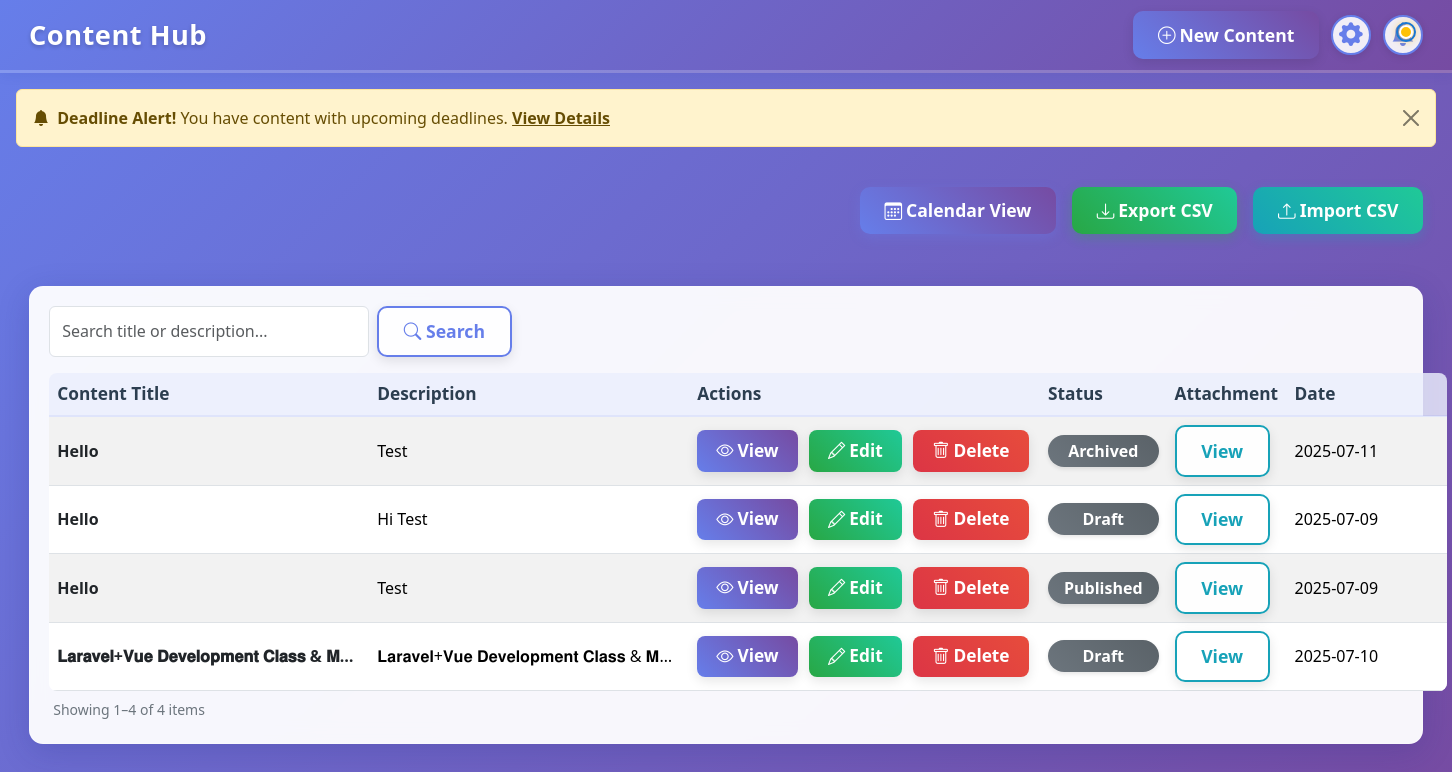
/, run on an earlier commit of the app's database.
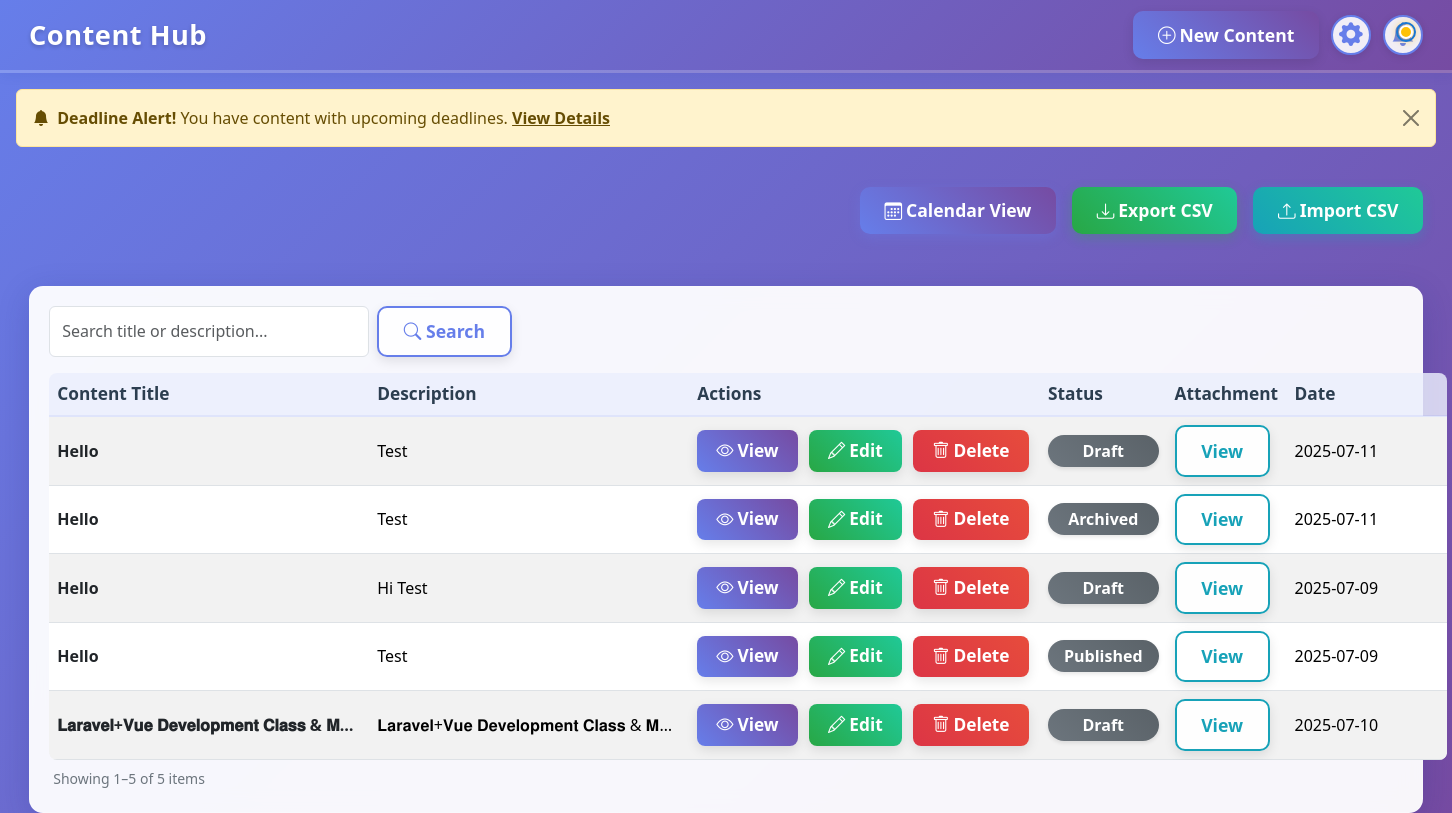
And on a later commit of the database.
### tables this page shows
CREATE TABLE Content (
    content_id INTEGER PRIMARY KEY AUTOINCREMENT,
    title TEXT NOT NULL,
    description TEXT,
    status_id INTEGER,
    deadline TEXT,
    created_at TEXT DEFAULT CURRENT_TIMESTAMP,
    updated_at TEXT DEFAULT CURRENT_TIMESTAMP, attachment TEXT,
    FOREIGN KEY (status_id) REFERENCES Status(status_id)
);

CREATE TABLE Status (
    status_id INTEGER PRIMARY KEY AUTOINCREMENT,
    status_name TEXT NOT NULL
);

### index.php (the view, shortened to what this page needs)
<?php
$dbFile = 'database.db';
try {
    $pdo = new PDO('sqlite:' . $dbFile);
    $pdo->setAttribute(PDO::ATTR_ERRMODE, PDO::ERRMODE_EXCEPTION);
} catch (Exception $e) {
    die('Database connection failed: ' . htmlspecialchars($e->getMessage()));
}
$stmt = $pdo->query('SELECT c.content_id, c.title, c.description, s.status_name, c.deadline, c.attachment, c.created_at, c.updated_at FROM Content c JOIN Status s ON c.status_id = s.status_id ORDER BY c.created_at DESC');
$contents = $stmt->fetchAll(PDO::FETCH_ASSOC);
$settingsFile = 'settings.json';
$notification_days = 1;
if (file_exists($settingsFile)) {
    $data = json_decode(file_get_contents($settingsFile), true);
    if (isset($data['notification_days'])) {
        $notification_days = (int)$data['notification_days'];
    }
}
$today = new DateTime();
$notify_contents = [];
foreach ($contents as $row) {
    if (!empty($row['deadline']) && strtolower($row['status_name']) !== 'published') {
        $deadline = DateTime::createFromFormat('Y-m-d', $row['deadline']);
        if ($deadline) {
            $diff = (int)$today->diff($deadline)->format('%r%a');
            if ($diff >= 0 && $diff <= $notification_days) {
                $notify_contents[] = $row;
            }
        }
    }
}
$search = trim($_GET['search'] ?? '');
$page = max(1, (int)($_GET['page'] ?? 1));
$perPage = 5;
$filtered = $contents;
$total = count($filtered);
$filtered = array_slice(array_values($filtered), ($page-1)*$perPage, $perPage);
$from = $total ? ($page-1)*$perPage+1 : 0;
$to = min($from+$perPage-1, $total);
?>
<!DOCTYPE html>
<html lang="en">
  <head>
    <link href="https://cdn.jsdelivr.net/npm/bootstrap@5.3.3/dist/css/bootstrap.min.css" rel="stylesheet">
    <link rel="stylesheet" href="https://cdn.jsdelivr.net/npm/bootstrap-icons@1.11.3/font/bootstrap-icons.min.css">
  </head>
  <body>
  <div class="app-header">
    <div class="app-header-left">
        <span class="app-title">Content Hub</span>
      </div>
      <div class="header-action d-flex align-items-center gap-2">
        <a class="btn btn-primary d-inline-flex align-items-center" href="new.php">
          <i class="bi bi-plus-circle me-1"></i> New Content
        </a>
        <a href="settings.php" class="btn btn-outline-primary p-2 rounded-circle d-flex align-items-center justify-content-center ms-1 header-icon-btn" title="Settings">
          <i class="bi bi-gear-fill" style="font-size:1.35em;"></i>
        </a>
        <button id="notiBtn" class="btn btn-outline-primary p-2 rounded-circle d-flex align-items-center justify-content-center ms-1 position-relative header-icon-btn" title="Notifications" type="button" data-bs-toggle="modal" data-bs-target="#notiModal">
          <span id="notiDot" class="pulse-dot" style="display:none;"></span>
        </button>
      </div>
    </div>
  <?php if (count($notify_contents) > 0): ?>
    <div id="deadlineAlert" class="alert alert-warning alert-dismissible fade show mt-3 mx-3" role="alert" style="z-index:1051; position:relative;">
      <strong><i class="bi bi-bell-fill me-1"></i> Deadline Alert!</strong>
      You have content with upcoming deadlines.
      <button type="button" class="btn-close" data-bs-dismiss="alert" aria-label="Close"></button>
      <a href="#" class="alert-link" data-bs-toggle="modal" data-bs-target="#notiModal">View Details</a>
    </div>
  <?php endif; ?>
  <div class="main-content">
    <div class="d-flex justify-content-end mb-3 gap-3">
      <a href="calendar.php" class="btn btn-outline-primary" style="background: linear-gradient(45deg, #667eea, #764ba2); color: white; border: none; box-shadow: 0 4px 12px rgba(102, 126, 234, 0.3); transition: all 0.3s ease;">
        <i class="bi bi-calendar3 me-1"></i>Calendar View
      </a>
      <a href="export.php" class="btn btn-outline-success" style="background: linear-gradient(45deg, #28a745, #20c997); color: white; border: none; box-shadow: 0 4px 12px rgba(40, 167, 69, 0.3); transition: all 0.3s ease;">
        <i class="bi bi-download me-1"></i>Export CSV
      </a>
      <a href="import.php" class="btn btn-outline-secondary" style="background: linear-gradient(45deg, #17a2b8, #20c997); color: white; border: none; box-shadow: 0 4px 12px rgba(23, 162, 184, 0.3); transition: all 0.3s ease;">
        <i class="bi bi-upload me-1"></i>Import CSV
      </a>
    </div>
    <div class="table-area">
      <form class="mb-3 d-flex gap-2" method="get" action="">
        <input type="text" class="form-control" name="search" placeholder="Search title or description..." value="<?= htmlspecialchars($search) ?>" style="max-width:320px;">
        <button class="btn btn-outline-primary" type="submit"><i class="bi bi-search"></i> Search</button>
      </form>
      <table class="table table-striped table-hover align-middle mb-0">
                <thead class="table-light">
                  <tr>
            <th scope="col" style="min-width: 200px; max-width: 320px;">Content Title</th>
            <th scope="col" style="min-width: 200px; max-width: 320px;">Description</th>
            <th scope="col" style="min-width: 180px;">Actions</th>
                    <th scope="col" style="min-width: 120px;">Status</th>
                    <th scope="col" style="min-width: 120px;">Attachment</th>
                    <th scope="col" style="min-width: 160px;">Date</th>
                  </tr>
                </thead>
                <tbody>
          <?php if (count($filtered) === 0): ?>
                  <tr><td colspan="6" class="text-center text-secondary">No content found.</td></tr>
                <?php else: ?>
            <?php foreach ($filtered as $row): ?>
            <tr>
              <td class="fw-semibold text-dark text-truncate" style="max-width: 320px;">
                <span title="<?= htmlspecialchars($row['title']) ?>">
                  <?= htmlspecialchars($row['title']) ?>
                </span>
              </td>
              <td class="text-truncate" style="max-width: 320px;">
                <span title="<?= htmlspecialchars($row['description']) ?>">
                  <?php
                    $desc = htmlspecialchars($row['description']);
                    if (mb_strlen($desc) > 60) {
                        echo mb_substr($desc, 0, 60) . '... ';
                    } else {
                        echo $desc;
                    }
                  ?>
                </span>
              </td>
              <td>
                <div class="action-btns d-flex flex-wrap flex-md-nowrap gap-2 justify-content-md-end align-items-center">
                  <button type="button" class="btn btn-view d-inline-flex align-items-center" data-bs-toggle="modal" data-bs-target="#viewDetailModal"
                    data-title="<?= htmlspecialchars($row['title']) ?>"
                    data-description="<?= htmlspecialchars($row['description']) ?>"
                    data-status="<?= htmlspecialchars($row['status_name']) ?>"
                    data-deadline="<?= htmlspecialchars($row['deadline']) ?>"
                    data-created="<?= htmlspecialchars($row['created_at']) ?>"
                    data-updated="<?= htmlspecialchars($row['updated_at']) ?>"
                    data-attachment="<?= htmlspecialchars($row['attachment']) ?>">
                    <i class="bi bi-eye me-1"></i>View
                  </button>
                  <a href="edit.php?id=<?= $row['content_id'] ?>" class="btn btn-edit d-inline-flex align-items-center">
                    <i class="bi bi-pencil me-1"></i>Edit
                  </a>
                  <a href="delete.php?id=<?= $row['content_id'] ?>"
   class="btn btn-delete d-inline-flex align-items-center delete-btn"
   data-delete-url="delete.php?id=<?= $row['content_id'] ?>">
   <i class="bi bi-trash me-1"></i>Delete
</a>
                      </div>
                    </td>
                    <td>
                <span class="badge badge-status w-100">
                  <?= htmlspecialchars($row['status_name']) ?>
                </span>
                    </td>
                    <td>
                    <?php if (!empty($row['attachment'])): ?>
                      <a href="uploads/<?= htmlspecialchars($row['attachment']) ?>" target="_blank" class="btn btn-outline-info btn-sm">View</a>
                    <?php else: ?>
                      <span class="text-secondary">-</span>
                    <?php endif; ?>
                  </td>
                    <td><?= htmlspecialchars($row['deadline']) ?></td>
                  </tr>
                  <?php endforeach; ?>
                <?php endif; ?>
                </tbody>
              </table>
      <div class="d-flex justify-content-between align-items-center mt-2 mb-1 px-1 small text-secondary">
        <span>Showing <?= $from ?>–<?= $to ?> of <?= $total ?> items</span>
      </div>
            </div>
          </div>
  </body>
</html>

### index.php (style rules this page uses)
body { font-family: 'Segoe UI', 'Inter', 'Noto Sans', Arial, sans-serif; background: linear-gradient(135deg, #667eea 0%, #764ba2 100%); min-height: 100vh; margin: 0; padding: 0; }
.app-header { width: 100vw; background: linear-gradient(135deg, #667eea 0%, #764ba2 100%); box-shadow: 0 2px 12px 0 rgba(31,38,135,0.08); padding: 0.7rem 0 0.7rem 0; margin-bottom: 0; display: flex; align-items: center; justify-content: space-between; border-bottom: 3px solid rgba(255,255,255,0.2); z-index: 10; position: sticky; top: 0; }
.app-header-left { display: flex; align-items: center; gap: 1.1rem; margin-left: 2vw; }
.app-header .app-title { font-size: 1.7rem; font-weight: 800; color: #fff; letter-spacing: 0.5px; text-shadow: 0 2px 4px rgba(0,0,0,0.2); }
.app-header .header-action { margin-right: 2vw; }
.btn { border-radius: 10px; font-weight: 700; font-size: 1.1em; padding: 0.6em 1.4em; box-shadow: 0 4px 12px 0 rgba(0,0,0,0.1); transition: all 0.3s ease; }
.btn-primary { background: linear-gradient(45deg, #667eea, #764ba2); border: none; color: #fff; }
.btn-outline-primary { color: #667eea; border: 2px solid #667eea; background: rgba(255, 255, 255, 0.9); }
.btn-outline-info { color: #17a2b8; border: 2px solid #17a2b8; background: rgba(255, 255, 255, 0.9); }
.main-content { max-width: 100%; margin: 2.5rem auto 0 auto; padding: 0 2vw; display: flex; flex-direction: column; gap: 2.2rem; }
.table-area { background: rgba(255, 255, 255, 0.95); backdrop-filter: blur(10px); border-radius: 12px; box-shadow: 0 8px 32px 0 rgba(31,38,135,0.2); border: 1px solid rgba(255, 255, 255, 0.2); padding: 0.5rem 1.2rem 1.2rem 1.2rem; }
.table thead th { font-size: 1.08rem; font-weight: 700; background: rgba(102, 126, 234, 0.1); color: #2c3e50; border-bottom: 2px solid rgba(102, 126, 234, 0.2); }
.table { border-radius: 8px; overflow: hidden; background: rgba(255, 255, 255, 0.8); margin-bottom: 0; }
.table-striped > tbody > tr:nth-of-type(odd) { background-color: rgba(102, 126, 234, 0.05); }
.badge-status { font-size: 1em; padding: 0.5em 1em; border-radius: 1em; background: linear-gradient(45deg, #6c757d, #5a6268); color: #fff; font-weight: 600; box-shadow: 0 2px 4px rgba(0,0,0,0.1); }
.action-btns .btn { font-size: 1.08em; padding: 0.45em 1.1em; border-radius: 8px; font-weight: 700; margin-right: 0.2em; box-shadow: 0 4px 12px 0 rgba(0,0,0,0.1); transition: all 0.3s ease; }
.btn-view { background: linear-gradient(45deg, #667eea, #764ba2); color: #fff; border: none; }
.btn-edit { background: linear-gradient(45deg, #28a745, #20c997); color: #fff; border: none; }
.btn-delete { background: linear-gradient(45deg, #dc3545, #e74c3c); color: #fff; border: none; }
.pulse-dot { position: absolute; top: 8px; right: 8px; width: 14px; height: 14px; background: #ffc107; border-radius: 50%; box-shadow: 0 0 8px 2px #ffc10799; animation: pulse 1.2s infinite; z-index: 2; border: 2px solid #fff; outline: 2px solid #1976d2; outline-offset: 1px; }
.header-icon-btn { border-width: 2px !important; border-color: #667eea !important; background: rgba(255, 255, 255, 0.9) !important; color: #667eea !important; width: 40px; height: 40px; transition: all 0.3s ease; box-shadow: 0 2px 8px 0 rgba(0,0,0,0.1); }
.header-icon-btn .bi { vertical-align: middle; display: inline-block; }
.table-area { background: rgba(255, 255, 255, 0.95); backdrop-filter: blur(10px); border-radius: 14px; box-shadow: 0 8px 32px 0 rgba(31,38,135,0.2); border: 1px solid rgba(255, 255, 255, 0.2); padding: 1.2rem 1.2rem 1.2rem 1.2rem; }
.table thead th { font-size: 1.08rem; font-weight: 700; background: rgba(102, 126, 234, 0.1); color: #2c3e50; border-bottom: 2px solid rgba(102, 126, 234, 0.2); white-space: nowrap; text-overflow: ellipsis; overflow: hidden; }
.action-btns { min-width: 180px; flex-wrap: wrap; gap: 0.5rem !important; }

What changed in the data, as far as the page shows it:
added content: title "Hello", description "Test", status.status_name "Draft", deadline "2025-07-11"
Also different on the page:
$to: "4" → "5"
$total: "4" → "5"
